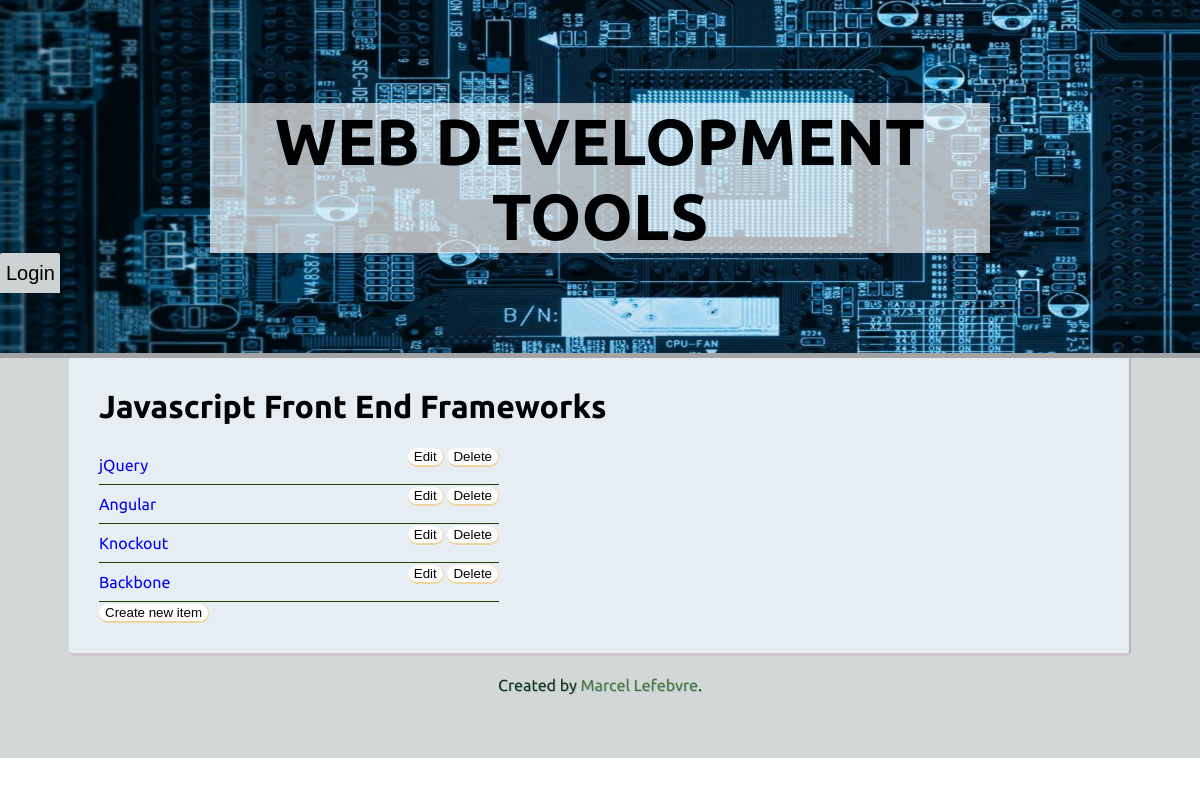
The page /categories/1/ on the database its author committed.
### db_setup.py (models this page shows, shortened)
class Category(Base):
    __tablename__ = 'category'
    name = Column (String(80), nullable = False)
    id = Column(Integer, primary_key = True)
    user_id = Column(String(250), ForeignKey('user.email'))
    user = relationship(User)

class Item(Base):
    __tablename__ = 'item'
    name = Column (String(80), nullable = False)
    id = Column(Integer, primary_key = True)
    description = Column(Unicode(250))
    image_url = Column(String(250))
    category_id = Column(Integer, ForeignKey('category.id'))
    category = relationship(Category)
    user_id = Column(String(250), ForeignKey('user.email'))
    user = relationship(User)

### project.py (the view)
@app.route('/categories/<int:category_id>/')
def showCategory(category_id):
    category = session.query(Category).filter_by(id=category_id).one()
    creator = getUserInfo(category.user_id)
    items = session.query(Item).filter_by(category_id=category.id)
    return render_template('category.html', category = category, items = items)

### project.py (called while the page is built)
def getUserInfo(user_id):
    pass

### templates/category.html (shortened to what this page needs)
{% extends "layout.html" %}
{% block content %}
    <h1>{{category.name}}</h1>
    {% for x in items %}
    <div class="entry">
	<a href="{{url_for('showItem', category_id=category.id, item_id = x.id)}}">
		    {{x.name}}
	    </a>
        <div class="entry-buttons">
            <a href="{{url_for('editItem', category_id = category.id, item_id = x.id)}}"><button>Edit</button></a>
            <a href="{{url_for('deleteItem', category_id = category.id, item_id = x.id)}}"><button>Delete</button></a>
        </div>
    </div>
    {% endfor %}
    <a href="{{url_for('newItem', category_id = category.id)}}"><button>Create new item</button></a>
{% endblock %}

### static/css/style.css (style rules this page uses)
html, body { width: 100%; height: 100%; margin: 0; padding: 0; overflow-x: hidden; }
body { font-family: 'Ubuntu', sans-serif; margin:0; padding: 0; position: relative; }
body a { text-decoration: none; }
h1 { margin-top: 0; }
button { border-width:0 1px 2px 0; border-style: solid; border-color: rgba(221, 149, 17, 0.4); margin: 0; min-width: 20px; min-height: 10px; background-color: white; border-radius: 10px; }
.entry { position: relative; max-width: 400px; padding: 10px 0; border-bottom: 1px solid #243e00; }
.entry-buttons { position: absolute; right: 0; top: 0; }

### rows shown on the page
Category: name "Javascript Front End Frameworks"
Item: name "jQuery"
Item: name "Angular"
Item: name "Knockout"
Item: name "Backbone"
